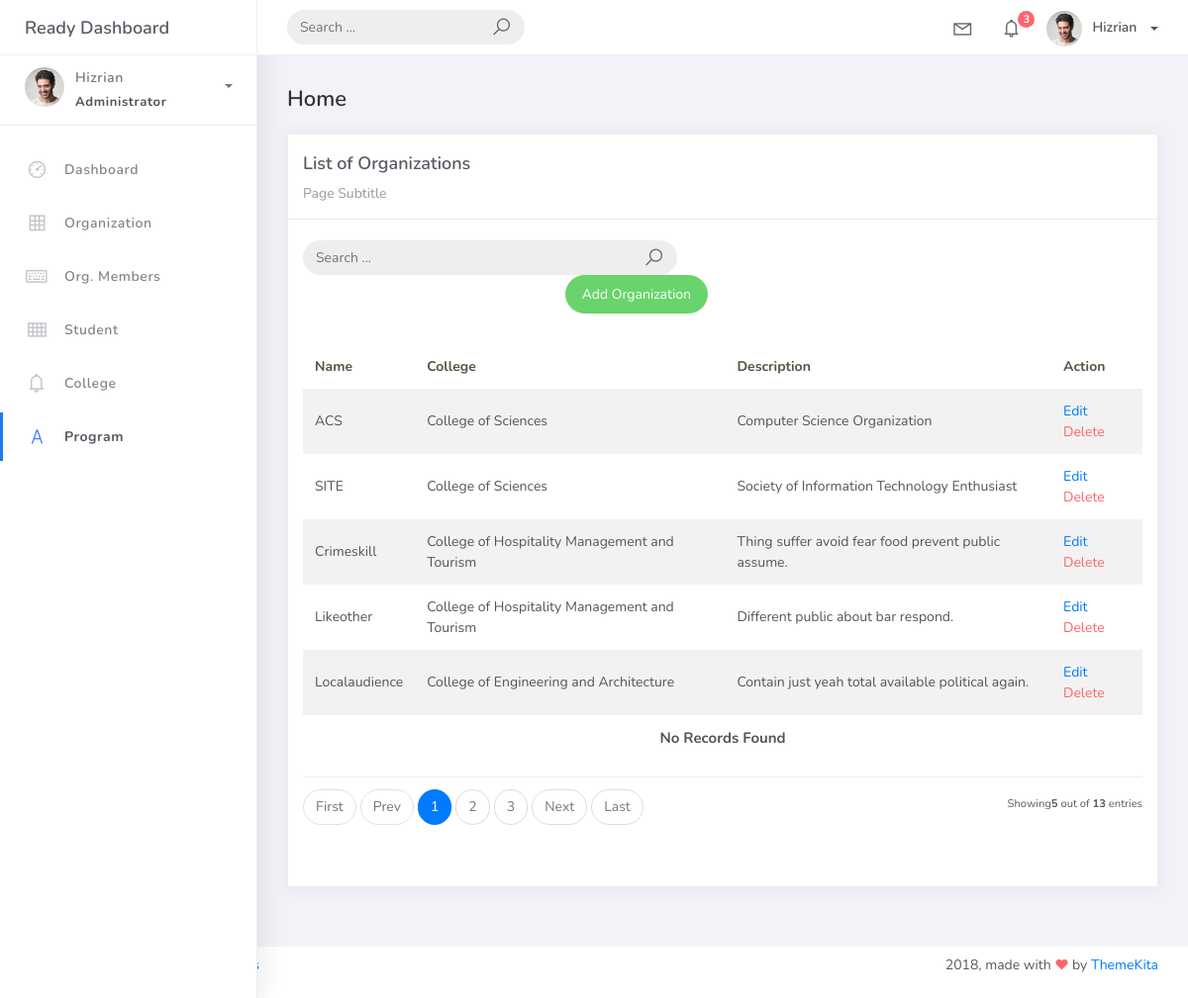
Screenshot of /organization_list with the database file from the repository.
### studentorg/models.py (models this page shows, shortened)
class BaseModel(models.Model):
    created_at = models.DateTimeField(auto_now_add=True, db_index=True)
    updated_at = models.DateTimeField(auto_now=True)
    class Meta:
        abstract = True

class Organization (BaseModel):
    name = models. CharField(max_length=250)
    college = models.ForeignKey(
        College, null=True, blank=True, on_delete=models.CASCADE)
    description = models.CharField(max_length=500)

class College (BaseModel):
    college_name = models.CharField(max_length=150)
    def __str__(self):
        return self.college_name

### studentorg/views.py (the view)
# urls.py: path('organization_list', OrganizationList.as_view(), name="organization-list"),
class OrganizationList(ListView):
    model = Organization
    context_object_name = "organization"
    template_name = "org_list.html"
    paginate_by = 5
    def get_queryset(self, *args, **kwargs):
        qs = super(OrganizationList, self).get_queryset(*args, **kwargs)
        if self.request.GET.get('q') != None:
            query = self.request.GET.get('q')
            qs = qs.filter(Q(name__icontains=query) | Q(description__icontains=query) | Q(college__college_name__icontains=query))
        return qs

### templates/org_list.html
{% extends 'base.html' %} {% load static %} {% block content %}
<div class="content">
	<div class="container-fluid">
		<h4 class="page-title">Home</h4>
		<div class="row">
			<div class="col-md-12">
				<div class="card">
					<div class="card-header">
						<div class="card-title">List of Organizations</div>
						<div class="card-category">Page Subtitle</div>
					</div>
					<br />
						   <div class="col-md-12 row">
							<div class="col-md-6">
								<form class="navbar-left navbar-form nav-search mr-md-3" action="{% url 'organization-list' %}">
									<div class="input-group">
										<input type="text" placeholder="Search ..." class="form-control" name="q" />
										<div class="input-group-append">
											<span class="input-group-text">
												<i class="la la-search search-icon"></i>
											</span>
										</div>
									</div>
								</form>
							</div>
						   </div>
						   <div class="col-md-6">
							<div class="pull-right">
								<a href="{% url 'organization-add' %}" class="btn btn-success btn-rounded">Add Organization</a>
							</div>
						   </div>
					<div class="card-body">
						<table class="table table-striped mt-3">
							<thead>
								<tr>
									<th scope="col">Name</th>
									<th scope="col">College</th>
									<th scope="col">Description</th>
									<th scope="col">Action</th>
								</tr>
							</thead>
							<tbody>
								{% for object in object_list %}
								<tr>
									<td>{{ object.name}}</td>
									<td>{{ object.college }}</td>
									<td>{{ object.description }}</td>
									<td>
										<a href="organization_list/{{ object.id }}">Edit</a>
										<a href="organization_list/{{ object.id }}/delete" class="text-danger">Delete</a>
									</td>
								</tr>
								{% endfor %}
								<tr>
									<td colspan="4" style="text-align: center">
										<p class="text-sm font-weight-bold mb-0">No Records Found</p>
									</td>
								</tr>
							</tbody>
						</table>
						{% include 'includes/pagination.html' %}
					</div>
				</div>
			</div>
		</div>
	</div>
</div>
{% endblock %}

### rows the page displays
Organization: name "ACS", college "College of Sciences", description "Computer Science Organization"
Organization: name "SITE", college "College of Sciences", description "Society of Information Technology Enthusiast"
Organization: name "Crimeskill", college "College of Hospitality Management and Tourism", description "Thing suffer avoid fear food prevent public assume."
Organization: name "Likeother", college "College of Hospitality Management and Tourism", description "Different public about bar respond."
Organization: name "Localaudience", college "College of Engineering and Architecture", description "Contain just yeah total available political again."

### other values shown
{{ page_num }} "1"
{{ page_num }} "2" "3"
{{ object_list.count }} "5"
{{ paginator.count }} "13"
